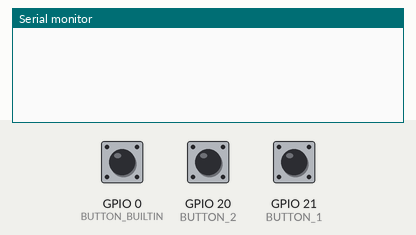
This program was run on a simulated ESP32-S3. Shown: the last lines printed to the serial monitor. Inputs (shaded band) come from the test bench; at power-on: GPIO 0 (BUTTON_BUILTIN) HIGH, GPIO 20 (BUTTON_2) HIGH, GPIO 21 (BUTTON_1) HIGH.

Above: at 1.2 s.
1.3 s: GPIO 0 (BUTTON_BUILTIN) pulled LOW for 0.15 s
At 2.4 s:
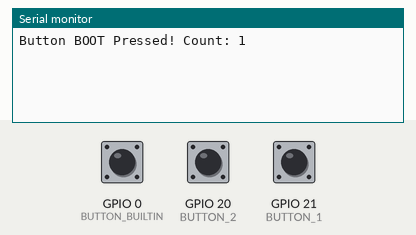
2.9 s: GPIO 20 (BUTTON_2) pulled LOW for 0.15 s
At 3.7 s:
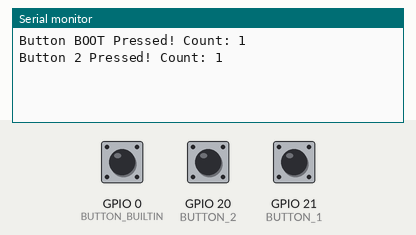
4.5 s: GPIO 21 (BUTTON_1) pulled LOW for 0.15 s
At 5.1 s:
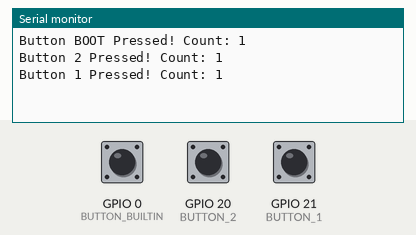
6.1 s: GPIO 0 (BUTTON_BUILTIN) pulled LOW for 1 s
At 7.2 s:
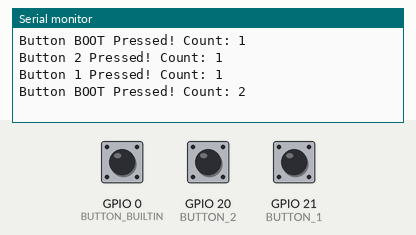
8.6 s: GPIO 20 (BUTTON_2) pulled LOW for 1 s
At 9.3 s:
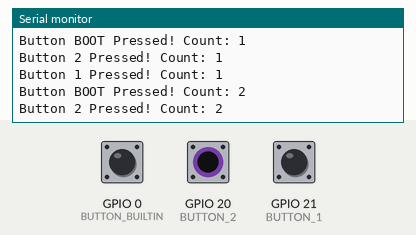
11.1 s: GPIO 21 (BUTTON_1) pulled LOW for 1 s
At 12.3 s:
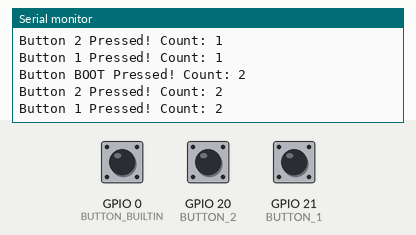

The program:

main.cpp
```cpp
#include <Arduino.h>

constexpr uint8_t BUTTON_1=21;
constexpr uint8_t BUTTON_2=20;
constexpr uint8_t BUTTON_BUILTIN=0;

volatile uint32_t button_counter_1 = 0;  // volatile обов'язковий для змінних, які змінюються всередині ISR
volatile uint32_t button_counter_2 = 0;
volatile uint32_t button_counter_3 = 0;
uint32_t last_count_1 = 0; // Змінна для відслідковування змін у головному циклі
uint32_t last_count_2 = 0;
uint32_t last_count_3 = 0;

// Швидка функція обробки переривань (ISR), яка розміщується в оперативній пам'яті (IRAM)
void IRAM_ATTR button_isr_1() {
  button_counter_1++;
}

void IRAM_ATTR button_isr_2() {
  button_counter_2++;
}

void IRAM_ATTR button_isr_3() {
  button_counter_3++;
}

void setup() {
  pinMode(BUTTON_1, INPUT_PULLUP);
  pinMode(BUTTON_2, INPUT_PULLUP);
  pinMode(BUTTON_BUILTIN, INPUT_PULLUP);
  Serial.begin(115200);

  // Прив'язка переривання. FALLING означає спрацьовування при натисканні (перехід з 1 в 0)
  attachInterrupt(digitalPinToInterrupt(BUTTON_1), button_isr_1, FALLING);
  attachInterrupt(digitalPinToInterrupt(BUTTON_2), button_isr_2, FALLING);
  attachInterrupt(digitalPinToInterrupt(BUTTON_BUILTIN), button_isr_3, FALLING);
}

void loop() {
  if (button_counter_1 != last_count_1) {
    last_count_1 = button_counter_1;
    Serial.print("Button 1 Pressed! Count: ");
    Serial.println(last_count_1);
  }

  if (button_counter_2 != last_count_2) {
    last_count_2 = button_counter_2;
    Serial.print("Button 2 Pressed! Count: ");
    Serial.println(last_count_2);
  }

  if (button_counter_3 != last_count_3) {
    last_count_3 = button_counter_3;
    Serial.print("Button BOOT Pressed! Count: ");
    Serial.println(last_count_3);
  }

  delay(10);
}
```

Measured:
- after the input at 1.3 s, the serial monitor: prints a new line at once (image 1)
- after the input at 2.9 s, the serial monitor: prints a new line at once (image 2)
- after the input at 4.5 s, the serial monitor: prints a new line at once (image 3)
- after the input at 6.1 s, the serial monitor: prints a new line at once (image 4)
- after the input at 8.6 s, the serial monitor: prints a new line at once (image 5)
- after the input at 11.1 s, the serial monitor: prints a new line at once (image 6)
